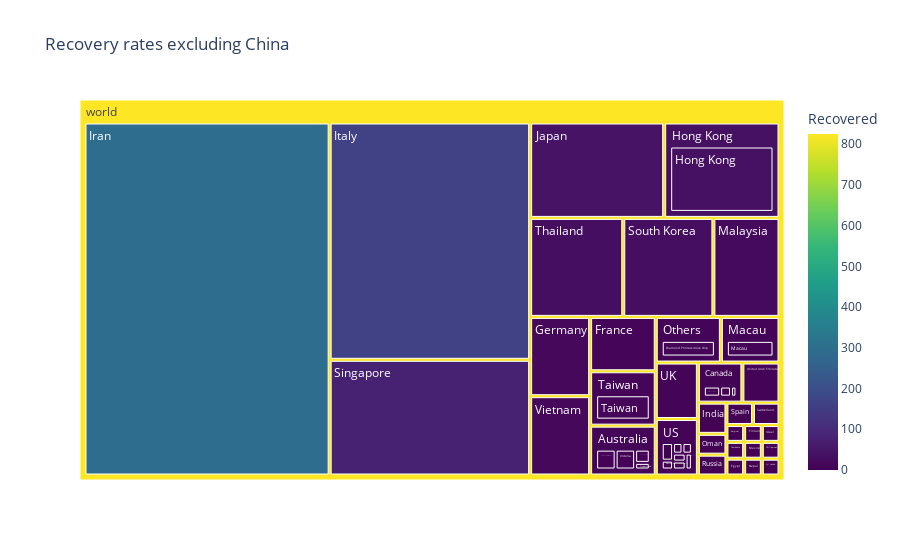

The cell this chart's notebook holds for it:
### Code cell
df = pd.read_excel('./data/exl_china.xlsx')
df["world"] = "world" # in order to have a single root node
fig = px.treemap(df, path=['world', 'Country/Region', 'Province/State'], color ='Recovered' , title = 'Recovery rates excluding China',color_continuous_scale=px.colors.sequential.Viridis,values='Recovered')
fig.show()

### Figure 1 — Plotly figure (JSON) as saved in the notebook; plotly's stock layout.template omitted (floating-point values rounded to 4 significant figures)
{"data": [{"branchvalues": "total", "customdata": [[0], [0], [0], [1], [3], [2], [10], [0], [0], [0], [0], [37], [0], [1], [0], [1], [0], [9], [1], [0], [4], [0], [0], [0], [0], [0], [1], [0], [0], [0], [1], [0], [1], [0], [0], [0], [2], [12], [0], [1], [2], [0], [0], [0], [4], [0], [0], [0], [0], [0], [0], [0], [0], [0], [11], [0], [0], [0], [0], [1], [0], [1], [6], [0], [0], [0], [0], [0], [0], [1], [0], [1], [12], [0], [16], [0], [37], [0], [3], [0], [291], [0], [0], [1], [160], [43], [0], [0], [0], [0], [0], [0], [9], [22], [1], [0], [0], [1], [0], [0], [0], [0], [0], [2], [10], [0], [1], [0], [0], [0], [2], [0], [0], [0], [78], [30], [2], [1], [0], [2], [12], [31], [8], [8], [0], [5], [16], [825]], "domain": {"x": [0, 1], "y": [0, 1]}, "hoverlabel": {"namelength": 0}, "hovertemplate": "Recovered=%{color}<br>labels=%{label}<br>parent=%{parent}<br>id=%{id}", "ids": ["world/Canada/ Montreal, QC", "world/US/ Norfolk County, MA", "world/US/Berkeley, CA", "world/US/Boston, MA", "world/Canada/British Columbia", "world/US/Cook County, IL", "world/Others/Diamond Princess cruise ship", "world/Australia/From Diamond Princess", "world/US/Fulton County, GA", "world/US/Grafton County, NH", "world/US/Hillsborough, FL", "world/Hong Kong/Hong Kong", "world/US/Humboldt County, CA", "world/US/King County, WA", "world/US/Lackland, TX (From Diamond Princess)", "world/Canada/London, ON", "world/US/Los Angeles, CA", "world/Macau/Macau", "world/US/Madison, WI", "world/US/Maricopa County, AZ", "world/Australia/New South Wales", "world/US/New York City, NY", "world/US/Omaha, NE (From Diamond Princess)", "world/US/Orange, CA", "world/US/Placer County, CA", "world/US/Providence, RI", "world/Australia/Queensland", "world/US/Sacramento County, CA", "world/US/San Antonio, TX", "world/US/San Benito, CA", "world/US/San Diego County, CA", "world/US/San Mateo, CA", "world/US/Santa Clara, CA", "world/US/Sarasota, FL", "world/US/Snohomish County, WA", "world/US/Sonoma County, CA", "world/Australia/South Australia", "world/Taiwan/Taiwan", "world/Australia/Tasmania", "world/US/Tempe, AZ", "world/Canada/Toronto, ON", "world/US/Travis, CA (From Diamond Princess)", "world/US/Umatilla, OR", "world/US/Unassigned Location (From Diamond Princess)", "world/Australia/Victoria", "world/US/Wake County, NC", "world/US/Washington County, OR", "world/US/Westchester County, NY", "world/Australia/Western Australia", "world/Afghanistan", "world/Algeria", "world/Andorra", "world/Argentina", "world/Armenia", "world/Australia", "world/Austria", "world/Azerbaijan", "world/Bahrain", "world/Belarus", "world/Belgium", "world/Brazil", "world/Cambodia", "world/Canada", "world/Chile", "world/Croatia", "world/Czech Republic", "world/Denmark", "world/Dominican Republic", "world/Ecuador", "world/Egypt", "world/Estonia", "world/Finland", "world/France", "world/Georgia", "world/Germany", "world/Greece", "world/Hong Kong", "world/Iceland", "world/India", "world/Indonesia", "world/Iran", "world/Iraq", "world/Ireland", "world/Israel", "world/Italy", "world/Japan", "world/Jordan", "world/Kuwait", "world/Latvia", "world/Lebanon", "world/Lithuania", "world/Luxembourg", "world/Macau", "world/Malaysia", "world/Mexico", "world/Monaco", "world/Morocco", "world/Nepal", "world/Netherlands", "world/New Zealand", "world/Nigeria", "world/North Macedonia", "world/Norway", "world/Oman", "world/Others", "world/Pakistan", "world/Philippines", "world/Portugal", "world/Qatar", "world/Romania", "world/Russia", "world/San Marino", "world/Saudi Arabia", "world/Senegal", "world/Singapore", "world/South Korea", "world/Spain", "world/Sri Lanka", "world/Sweden", "world/Switzerland", "world/Taiwan", "world/Thailand", "world/UK", "world/US", "world/Ukraine", "world/United Arab Emirates", "world/Vietnam", "world"], "labels": [" Montreal, QC", " Norfolk County, MA", "Berkeley, CA", "Boston, MA", "British Columbia", "Cook County, IL", "Diamond Princess cruise ship", "From Diamond Princess", "Fulton County, GA", "Grafton County, NH", "Hillsborough, FL", "Hong Kong", "Humboldt County, CA", "King County, WA", "Lackland, TX (From Diamond Princess)", "London, ON", "Los Angeles, CA", "Macau", "Madison, WI", "Maricopa County, AZ", "New South Wales", "New York City, NY", "Omaha, NE (From Diamond Princess)", "Orange, CA", "Placer County, CA", "Providence, RI", "Queensland", "Sacramento County, CA", "San Antonio, TX", "San Benito, CA", "San Diego County, CA", "San Mateo, CA", "Santa Clara, CA", "Sarasota, FL", "Snohomish County, WA", "Sonoma County, CA", "South Australia", "Taiwan", "Tasmania", "Tempe, AZ", "Toronto, ON", "Travis, CA (From Diamond Princess)", "Umatilla, OR", "Unassigned Location (From Diamond Princess)", "Victoria", "Wake County, NC", "Washington County, OR", "Westchester County, NY", "Western Australia", "Afghanistan", "Algeria", "Andorra", "Argentina", "Armenia", "Australia", "Austria", "Azerbaijan", "Bahrain", "Belarus", "Belgium", "Brazil", "Cambodia", "Canada", "Chile", "Croatia", "Czech Republic", "Denmark", "Dominican Republic", "Ecuador", "Egypt", "Estonia", "Finland", "France", "Georgia", "Germany", "Greece", "Hong Kong", "Iceland", "India", "Indonesia", "Iran", "Iraq", "Ireland", "Israel", "Italy", "Japan", "Jordan", "Kuwait", "Latvia", "Lebanon", "Lithuania", "Luxembourg", "Macau", "Malaysia", "Mexico", "Monaco", "Morocco", "Nepal", "Netherlands", "New Zealand", "Nigeria", "North Macedonia", "Norway", "Oman", "Others", "Pakistan", "Philippines", "Portugal", "Qatar", "Romania", "Russia", "San Marino", "Saudi Arabia", "Senegal", "Singapore", "South Korea", "Spain", "Sri Lanka", "Sweden", "Switzerland", "Taiwan", "Thailand", "UK", "US", "Ukraine", "United Arab Emirates", "Vietnam", "world"], "marker": {"coloraxis": "coloraxis", "colors": [0, 0, 0, 1, 3, 2, 10, 0, 0, 0, 0, 37, 0, 1, 0, 1, 0, 9, 1, 0, 4, 0, 0, 0, 0, 0, 1, 0, 0, 0, 1, 0, 1, 0, 0, 0, 2, 12, 0, 1, 2, 0, 0, 0, 4, 0, 0, 0, 0, 0, 0, 0, 0, 0, 11, 0, 0, 0, 0, 1, 0, 1, 6, 0, 0, 0, 0, 0, 0, 1, 0, 1, 12, 0, 16, 0, 37, 0, 3, 0, 291, 0, 0, 1, 160, 43, 0, 0, 0, 0, 0, 0, 9, 22, 1, 0, 0, 1, 0, 0, 0, 0, 0, 2, 10, 0, 1, 0, 0, 0, 2, 0, 0, 0, 78, 30, 2, 1, 0, 2, 12, 31, 8, 8, 0, 5, 16, 825]}, "name": "", "parents": ["world/Canada", "world/US", "world/US", "world/US", "world/Canada", "world/US", "world/Others", "world/Australia", "world/US", "world/US", "world/US", "world/Hong Kong", "world/US", "world/US", "world/US", "world/Canada", "world/US", "world/Macau", "world/US", "world/US", "world/Australia", "world/US", "world/US", "world/US", "world/US", "world/US", "world/Australia", "world/US", "world/US", "world/US", "world/US", "world/US", "world/US", "world/US", "world/US", "world/US", "world/Australia", "world/Taiwan", "world/Australia", "world/US", "world/Canada", "world/US", "world/US", "world/US", "world/Australia", "world/US", "world/US", "world/US", "world/Australia", "world", "world", "world", "world", "world", "world", "world", "world", "world", "world", "world", "world", "world", "world", "world", "world", "world", "world", "world", "world", "world", "world", "world", "world", "world", "world", "world", "world", "world", "world", "world", "world", "world", "world", "world", "world", "world", "world", "world", "world", "world", "world", "world", "world", "world", "world", "world", "world", "world", "world", "world", "world", "world", "world", "world", "world", "world", "world", "world", "world", "world", "world", "world", "world", "world", "world", "world", "world", "world", "world", "world", "world", "world", "world", "world", "world", "world", "world", ""], "type": "treemap", "values": [0, 0, 0, 1, 3, 2, 10, 0, 0, 0, 0, 37, 0, 1, 0, 1, 0, 9, 1, 0, 4, 0, 0, 0, 0, 0, 1, 0, 0, 0, 1, 0, 1, 0, 0, 0, 2, 12, 0, 1, 2, 0, 0, 0, 4, 0, 0, 0, 0, 0, 0, 0, 0, 0, 11, 0, 0, 0, 0, 1, 0, 1, 6, 0, 0, 0, 0, 0, 0, 1, 0, 1, 12, 0, 16, 0, 37, 0, 3, 0, 291, 0, 0, 1, 160, 43, 0, 0, 0, 0, 0, 0, 9, 22, 1, 0, 0, 1, 0, 0, 0, 0, 0, 2, 10, 0, 1, 0, 0, 0, 2, 0, 0, 0, 78, 30, 2, 1, 0, 2, 12, 31, 8, 8, 0, 5, 16, 825]}], "layout": {"coloraxis": {"colorbar": {"title": {"text": "Recovered"}}, "colorscale": [[0, "#440154"], [0.1111, "#482878"], [0.2222, "#3e4989"], [0.3333, "#31688e"], [0.4444, "#26828e"], [0.5556, "#1f9e89"], [0.6667, "#35b779"], [0.7778, "#6ece58"], [0.8889, "#b5de2b"], [1, "#fde725"]]}, "legend": {"tracegroupgap": 0}, "title": {"text": "Recovery rates excluding China"}}}
